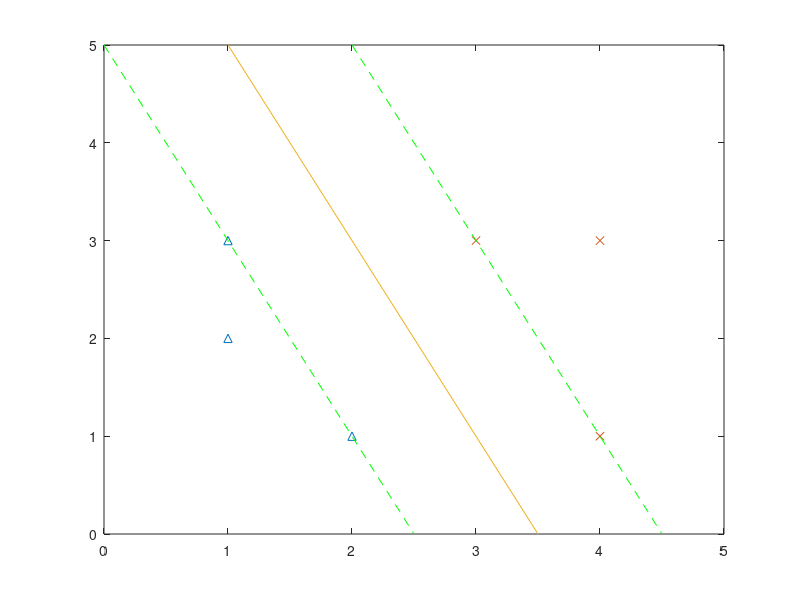

Write MATLAB code to recreate this figure.
pos = [1, 2; 1, 3; 2, 1];
neg = [3, 3; 4, 1; 4, 3];
plot(pos(:,1), pos(:,2), '^');
hold on;
plot(neg(:,1), neg(:,2), 'x');
axis([0 5 0 5]);
plot([1, 3.5], [5, 0], '-');
plot([0, 2.5], [5, 0], 'g--');
plot([2, 4.5], [5, 0], 'g--');